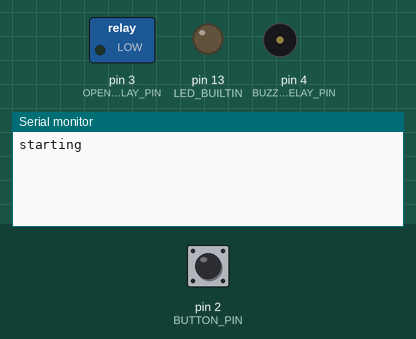
Recording of a program running on a simulated Arduino Nano, built with avr-gcc and run on an emulated ATmega328P. Shown: switched loads named in the program (green lamp = pin HIGH), output pins drawn as LEDs (lit = HIGH), buzzer (waves = sounding, pin HIGH), the last lines printed to the serial monitor. The test bench sets the inputs (shaded band); at power-on: pin 2 (BUTTON_PIN) LOW.

Above: at 1.2 s.
1.3 s: pin 2 (BUTTON_PIN) pulled HIGH for 0.15 s
At 2.3 s:
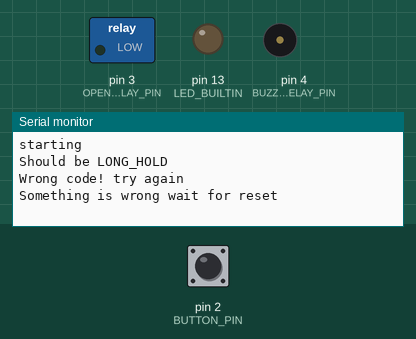
At 3.9 s:
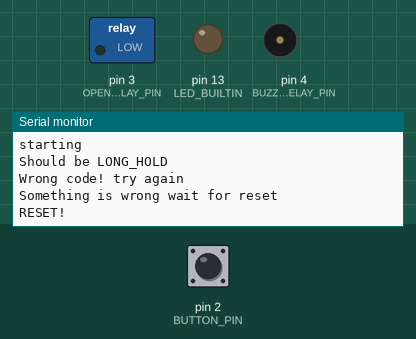

The program:

main.cpp
```cpp
#include <Arduino.h>

#define BUTTON_PIN 2
#define OPEN_DOOR_RELAY_PIN 3
#define BUZZER_RELAY_PIN 4


#define GENERATE_ENUM(ENUM) ENUM,
#define GENERATE_STRING(STRING) #STRING,

#define IS_BUTTON_HOLDED (isButtenPressed())
// (digitalRead(BUTTON_PIN) == HIGH)

#define CODE_TYPES(CODE_TYPE)\
            CODE_TYPE(SHORT_HOLD)\
            CODE_TYPE(LONG_HOLD)


typedef enum holdType_e{
  CODE_TYPES(GENERATE_ENUM)
  ALL_HOLD_TYPES
}holdType_t;

const char* codeTypeToStr[] = { CODE_TYPES(GENERATE_STRING) };

#define HOLD_TIME_LONG 1000
#define HOLD_TIME_SHORT 100

void setup() {
  Serial.begin(9600);
  pinMode(LED_BUILTIN, OUTPUT);
  pinMode(BUTTON_PIN, INPUT);
  pinMode(OPEN_DOOR_RELAY_PIN, OUTPUT);
  pinMode(BUZZER_RELAY_PIN, OUTPUT);
  Serial.println("starting");
}

bool isButtenPressed(){
  uint16_t debounceMask = 0;
  for (uint8_t i = 0; i < 16; i++){
    debounceMask |= (digitalRead(BUTTON_PIN) << i);
    delay(1);
  }
  return debounceMask == 0xFFFF;
}

bool detectPress(holdType_t type){
  unsigned long timeStart = millis();
  while (digitalRead(BUTTON_PIN) == HIGH){}
  if (type == LONG_HOLD ? (millis() - timeStart) < HOLD_TIME_LONG : (millis() - timeStart) > HOLD_TIME_LONG){
    return false;
  }else {
    return true;
  }
}

bool checkCode(holdType_t* codeToCheck, size_t size){
  for (int i = 0; i < size; i++){
    unsigned long timeDelay = millis();
    while (!isButtenPressed()){
      if (millis() - timeDelay > 3000){
        return false;
      }
    }
    Serial.print("Should be ");
    Serial.print(codeTypeToStr[codeToCheck[i]]);
    Serial.println();
    if (!detectPress(codeToCheck[i])){
      Serial.println("Wrong code! try again");
      return false;
    }

  }
  Serial.println("Correct code");
  return true;
}

holdType_t accesCode[] = {
  LONG_HOLD,

  SHORT_HOLD,
  SHORT_HOLD,
  SHORT_HOLD,

  LONG_HOLD,

  SHORT_HOLD,
  SHORT_HOLD,
  SHORT_HOLD,
  SHORT_HOLD,
  SHORT_HOLD,
  SHORT_HOLD,
  SHORT_HOLD,
  SHORT_HOLD,

  LONG_HOLD,

  SHORT_HOLD,
  SHORT_HOLD,

  LONG_HOLD,

  SHORT_HOLD,
  SHORT_HOLD,
  SHORT_HOLD,
  SHORT_HOLD,
  SHORT_HOLD,
  SHORT_HOLD,
  SHORT_HOLD,
  SHORT_HOLD,

  LONG_HOLD

};


holdType_t startupCode[] = {
  LONG_HOLD,
  LONG_HOLD,
  SHORT_HOLD,
  SHORT_HOLD
};


void loop() {
  digitalWrite(BUZZER_RELAY_PIN, LOW);
  digitalWrite(OPEN_DOOR_RELAY_PIN, LOW);

  if (isButtenPressed()) {
    if (checkCode(startupCode,4)){
      Serial.println("Stop the noice!!");
      digitalWrite(BUZZER_RELAY_PIN, HIGH);
      if (checkCode(accesCode,26)){
        Serial.println("Open the gate!!");
        digitalWrite(OPEN_DOOR_RELAY_PIN, HIGH);
        delay(3000);
        digitalWrite(OPEN_DOOR_RELAY_PIN, LOW);
        Serial.println("Close the gate!!");
      }
    }
    Serial.println("Something is wrong wait for reset");
    delay(1000);
    Serial.println("RESET!");
  }
}
```

Measured:
- after the input at 1.3 s, the serial monitor: prints a new line at once (image 1)
